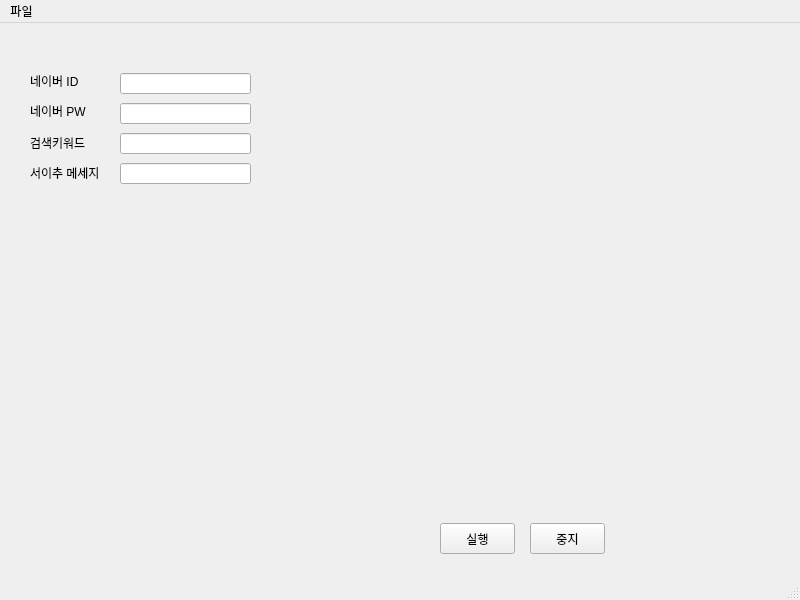
<?xml version="1.0" encoding="UTF-8"?>
<ui version="4.0">
 <class>mainWindow</class>
 <widget class="QMainWindow" name="mainWindow">
  <property name="geometry">
   <rect>
    <x>0</x>
    <y>0</y>
    <width>800</width>
    <height>600</height>
   </rect>
  </property>
  <property name="minimumSize">
   <size>
    <width>800</width>
    <height>600</height>
   </size>
  </property>
  <property name="maximumSize">
   <size>
    <width>800</width>
    <height>600</height>
   </size>
  </property>
  <property name="windowTitle">
   <string>heway_proto</string>
  </property>
  <widget class="QWidget" name="centralwidget">
   <widget class="QPushButton" name="run_button">
    <property name="geometry">
     <rect>
      <x>440</x>
      <y>500</y>
      <width>75</width>
      <height>31</height>
     </rect>
    </property>
    <property name="text">
     <string>실행</string>
    </property>
   </widget>
   <widget class="QPushButton" name="stop_button">
    <property name="geometry">
     <rect>
      <x>530</x>
      <y>500</y>
      <width>75</width>
      <height>31</height>
     </rect>
    </property>
    <property name="text">
     <string>중지</string>
    </property>
   </widget>
   <widget class="QLabel" name="username_label">
    <property name="geometry">
     <rect>
      <x>30</x>
      <y>50</y>
      <width>71</width>
      <height>16</height>
     </rect>
    </property>
    <property name="text">
     <string>네이버 ID</string>
    </property>
   </widget>
   <widget class="QLabel" name="password_label">
    <property name="geometry">
     <rect>
      <x>30</x>
      <y>80</y>
      <width>71</width>
      <height>16</height>
     </rect>
    </property>
    <property name="text">
     <string>네이버 PW</string>
    </property>
   </widget>
   <widget class="QLabel" name="search_keyword_label">
    <property name="geometry">
     <rect>
      <x>30</x>
      <y>110</y>
      <width>71</width>
      <height>20</height>
     </rect>
    </property>
    <property name="text">
     <string>검색키워드</string>
    </property>
   </widget>
   <widget class="QLabel" name="neighbor_request_message_labe">
    <property name="geometry">
     <rect>
      <x>30</x>
      <y>140</y>
      <width>81</width>
      <height>20</height>
     </rect>
    </property>
    <property name="text">
     <string>서이추 메세지</string>
    </property>
   </widget>
   <widget class="QLineEdit" name="username_text">
    <property name="geometry">
     <rect>
      <x>120</x>
      <y>50</y>
      <width>131</width>
      <height>21</height>
     </rect>
    </property>
   </widget>
   <widget class="QLineEdit" name="password_text">
    <property name="geometry">
     <rect>
      <x>120</x>
      <y>80</y>
      <width>131</width>
      <height>21</height>
     </rect>
    </property>
   </widget>
   <widget class="QLineEdit" name="search_keyword_text">
    <property name="geometry">
     <rect>
      <x>120</x>
      <y>110</y>
      <width>131</width>
      <height>21</height>
     </rect>
    </property>
   </widget>
   <widget class="QLineEdit" name="neighbor_request_message_text">
    <property name="geometry">
     <rect>
      <x>120</x>
      <y>140</y>
      <width>131</width>
      <height>21</height>
     </rect>
    </property>
   </widget>
  </widget>
  <widget class="QMenuBar" name="menubar">
   <property name="geometry">
    <rect>
     <x>0</x>
     <y>0</y>
     <width>800</width>
     <height>24</height>
    </rect>
   </property>
   <widget class="QMenu" name="menu">
    <property name="title">
     <string>파일</string>
    </property>
    <addaction name="menu_about"/>
    <addaction name="menu_quit"/>
   </widget>
   <addaction name="menu"/>
  </widget>
  <widget class="QStatusBar" name="statusbar"/>
  <action name="menu_about">
   <property name="text">
    <string>about</string>
   </property>
  </action>
  <action name="menu_quit">
   <property name="text">
    <string>quit</string>
   </property>
  </action>
 </widget>
 <tabstops>
  <tabstop>run_button</tabstop>
  <tabstop>stop_button</tabstop>
 </tabstops>
 <resources/>
 <connections/>
</ui>
